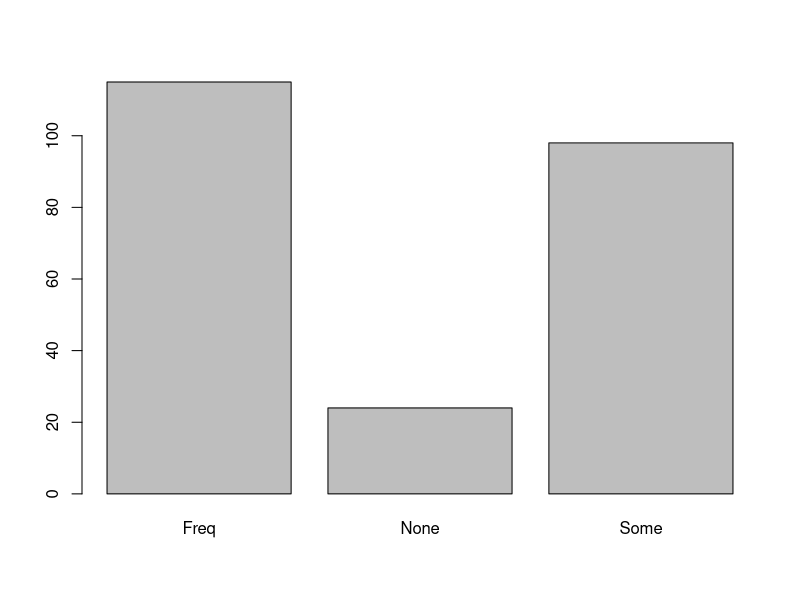
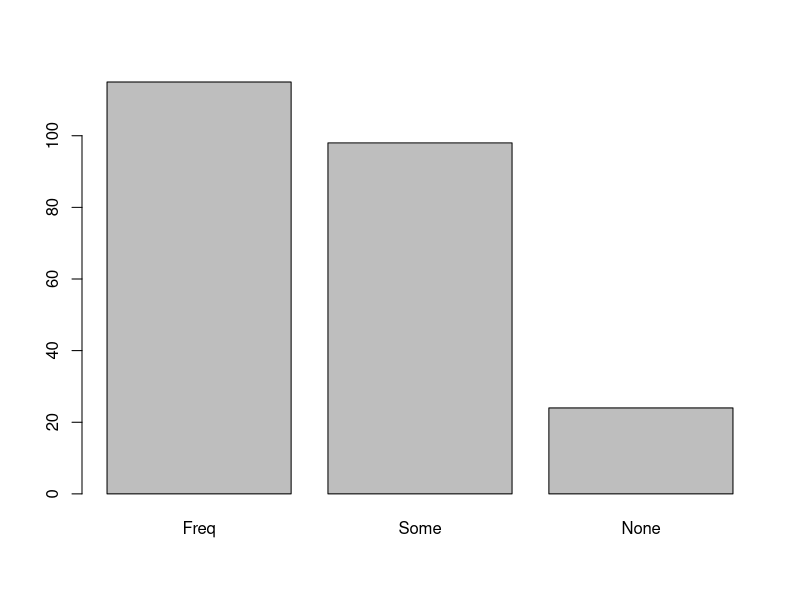
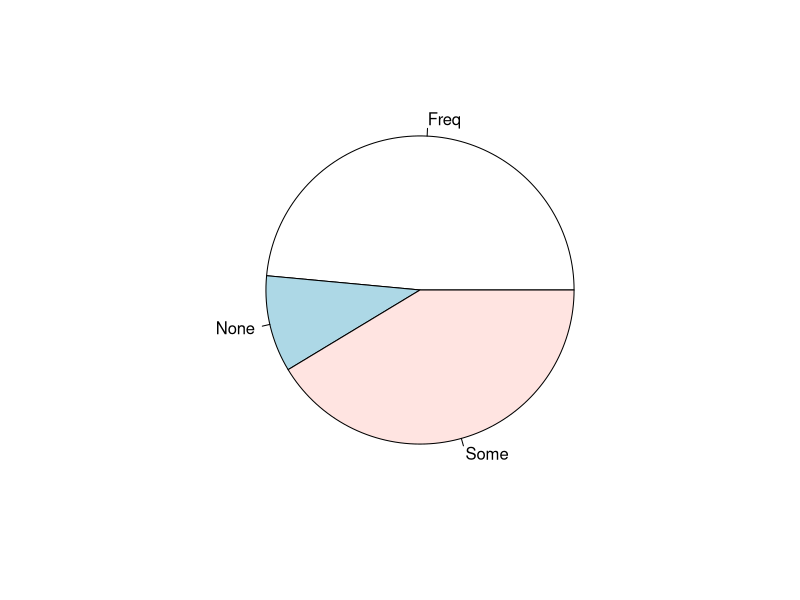
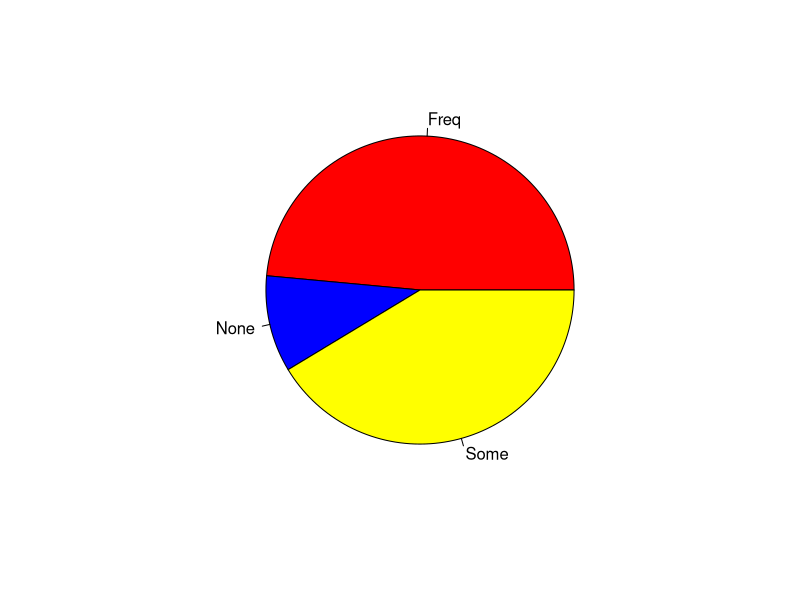

Write R code to recreate these figures, in order.
#Задача 49. Разгледайте данните survey от пакета MASS .
#Представете таблично и графично данните за физическите упражнения ( Exer ).

library(MASS)
data(survey)
?survey

table(survey$Excer)#vsqka edna ot stojnostite kolko pyti se sreshta ]
attach(survey)
table(Exer)
sort(table(Exer),decreasing=T)
100*table(Exer)/length(Exer)
barplot(table(Exer)) #grafichno predstavjane
barplot(sort(table(Exer),decreasing=T))
pie(table(Exer))
pie(table(Exer),col=c("red","blue","yellow"))
